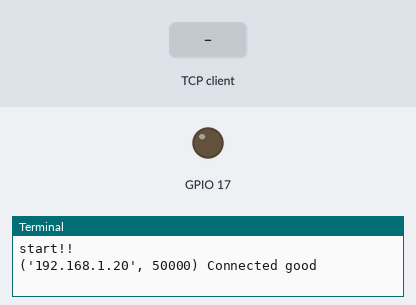
A program run on a simulated Raspberry Pi (BCM pin numbers). On the bench: output pins drawn as LEDs (lit = HIGH), the last lines printed to the terminal. Inputs (shaded band) come from the test bench. One TCP client connects 1 s after the port opens and stays connected.

Above: at 1.2 s.
1.3 s: the TCP client sends "1"
At 1.9 s:
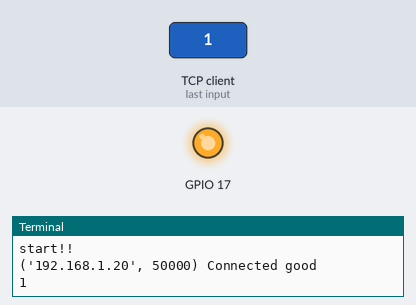
Timing chart, 0 to 4.3 s (numbered marks = the images above; inputs shaded):
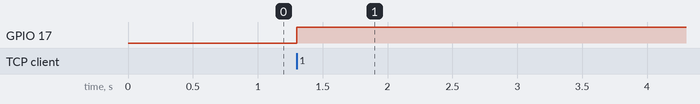

The program:

swServer.py
```python
import socket
from operator import eq
import sys
import RPi.GPIO as IoPort
import time

IoPort.setmode(IoPort.BCM)
IoPort.setup(17, IoPort.OUT)
print("start!!")
com_socket=socket.socket()
com_socket.bind(('192.168.0.7',3139))
com_socket.listen(10)
connection, address = com_socket.accept()
print(address, "Connected good")
i=0
while True:
    led=connection.recv(4096).decode("UTF-8")
    print(led)
    if(i==0):
        if(led=='1'):
            IoPort.output(17, True)
            i=1

    elif(i==1):
        if(led=='1'):
            IoPort.output(17, False)
            i=0
```

Measured:
- after the input at 1.3 s, GPIO 17: LOW → HIGH at once
